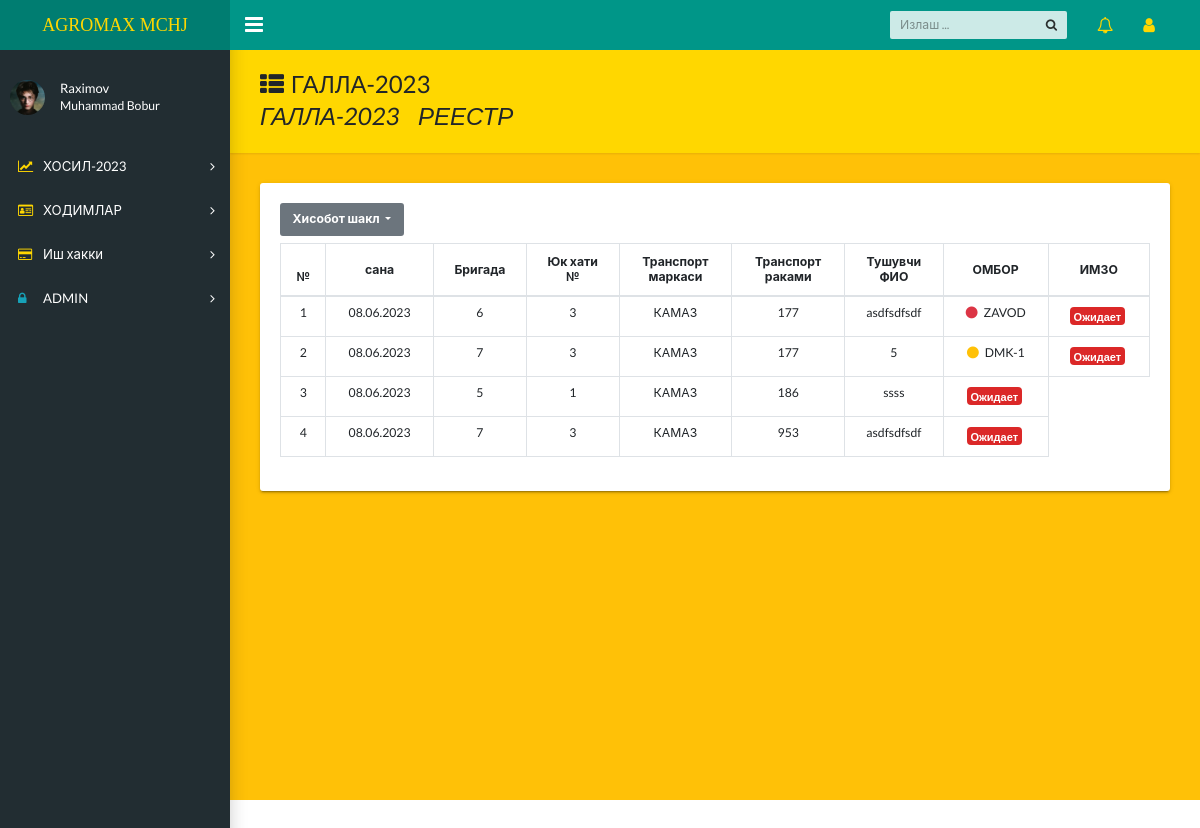
/yukhatlar/ (signed in), run on an earlier commit of the app's database.
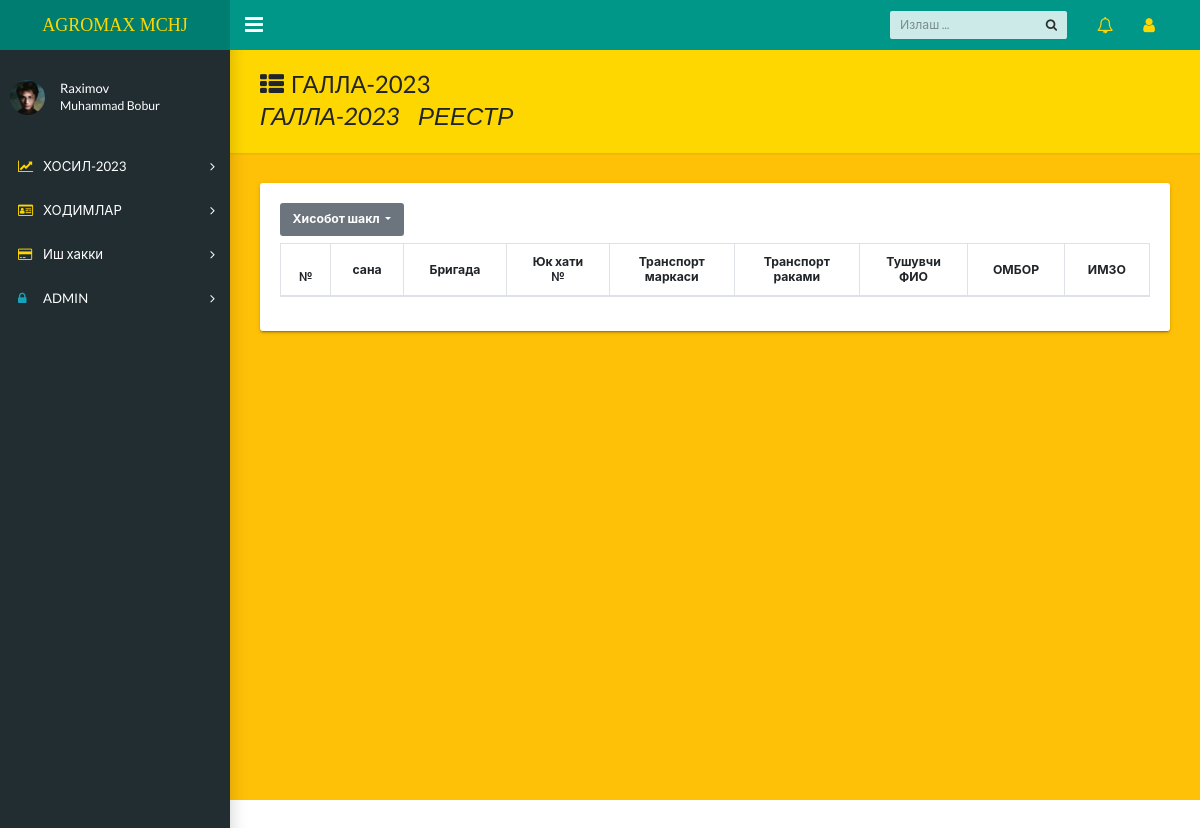
And on a later commit of the database.
### homes/models.py (models this page shows, shortened)
class Galla(models.Model):
    sender=models.ForeignKey(User,on_delete=models.CASCADE,null=True,blank=True)
    date=models.DateField()
    brigada=models.ForeignKey('GBrigada',on_delete=models.PROTECT)
    ombor=models.ForeignKey("OmborG",on_delete=models.CASCADE)
    yuk_num=models.CharField(max_length=3)
    tr_marka=models.CharField(max_length=20,choices=tr_marka)
    tr_num=models.CharField(max_length=20)
    tr_name=models.CharField(max_length=30)
    imzo=models.BooleanField(default=False)
    brutto=models.FloatField(null=True,blank=True)
    tara=models.FloatField(null=True,blank=True)
    sofVazn=models.IntegerField(blank=True,null=True,default=0)

### login/views.py (the view)
# urls.py: path('yukhatlar/',yukhatlar,name='yukhatlar'),
def yukhatlar(request):
    user=request.user
    dmk=Galla.objects.filter(sender=user).order_by('-id').values('date','brigada','ombor__name','yuk_num','tr_num','tr_marka','tr_name','imzo','id')
    context={'dmk':dmk}
    return render(request,'profile/yukhati.html',context)

### templates/profile/yukhati.html (shortened to what this page needs)
{% extends 'homes/dashboard.html' %}
{% block content %}
<main class="app-content bg-warning">
    <div class="app-title" style="background-color: gold;">
      <div>
        <h1><i class="fa fa-th-list pr-2"></i>ГАЛЛА-2023
        <p>ГАЛЛА-2023&nbsp;&nbsp;&nbsp; РЕЕСТР</p>
      </div>
    </div>
    <div class="row" >
      <div class="col-md-12">
        <div class="tile" >
          <div class="tile-body">
            <div class="table-responsive">
                {% include 'profile/yukhati-inc.html' %}
              </div>
          </div>
        </div>
      </div>
    </div>
  </main>
{% endblock %}

### templates/profile/yukhati-inc.html
{% include 'homes/dropdown.html' %}
<table class="table table-bordered" style="line-height:12px ;">
    <thead class="text-center" style="font-weight:900 ; line-height: 15px;">
    <tr >
        <th>№</th>
        <th class="align-middle">сана</th>
        <th class="align-middle">Бригада</th>
        <th class="align-middle">Юк хати <br> №</th>
        <th class="align-middle">Транспорт <br> маркаси</th>
        <th class="align-middle">Транспорт <br> раками</th>
        <th class="align-middle">Тушувчи <br>ФИО</th>
        <th class="align-middle">ОМБОР</th>
        <th class="align-middle">ИМЗО</th>
    </tr>
    </thead>
    <tbody class="text-center">
    {% for i in dmk %}
    <tr>
        <td>{{forloop.counter}}</td>
        <td>{{i.date|date:"d.m.Y"}}</td>
        <td>{{i.brigada}}</td>
        <td>{{i.yuk_num}}</td>
        <td>{{i.tr_marka}}</td>
        <td>{{i.tr_num}}</td>
        <td>{{i.tr_name}}</td>
        {% if i.ombor__name == 'DMK-1' %}
        <td><i class="circle icon text-warning pr-2 "></i>{{i.ombor__name}}</td>
        {% elif i.ombor__name == 'DMK-2'  %}
        <td><i class="circle icon text-success pr-2 "></i>{{i.ombor__name}}</td>
        {% elif i.ombor__name == 'ZAVOD' %}
        <td><i class="circle icon text-danger pr-2 "></i>{{i.ombor__name}}</td>
        {% endif %}
        {% if i.imzo %}
        <td class="text-center"><button class="ui primary button mini p-1">Подтверждён</button></td>
        {% else %}
        <td class="text-center"><button class="ui red button mini p-1">Ожидает</button></td>
        {% endif %}
    </tr>
    {% endfor %}
    </tbody>
  </table>

What changed in the data, as far as the page shows it:
removed Galla: date "08.06.2023", brigada "6", yuk_num "3", tr_marka "КАМАЗ", tr_num "177", tr_name "asdfsdfsdf", ombor__name "ZAVOD", imzo "Ожидает"
removed Galla: date "08.06.2023", brigada "7", yuk_num "3", tr_marka "КАМАЗ", tr_num "177", tr_name "5", ombor__name "DMK-1", imzo "Ожидает"
removed Galla: date "08.06.2023", brigada "5", yuk_num "1", tr_marka "КАМАЗ", tr_num "186", tr_name "ssss", imzo "Ожидает"
removed Galla: date "08.06.2023", brigada "7", yuk_num "3", tr_marka "КАМАЗ", tr_num "953", tr_name "asdfsdfsdf", imzo "Ожидает"
